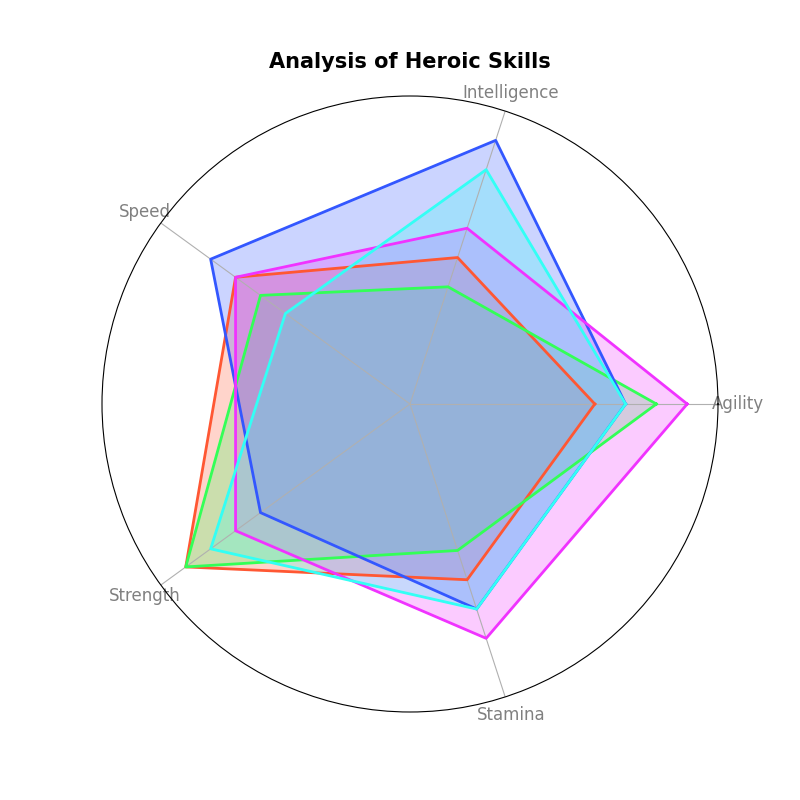

The script that drew this image:
import numpy as np
import matplotlib.pyplot as plt
from math import pi

categories = ['Agility', 'Intelligence', 'Speed', 'Strength', 'Stamina']
N = len(categories)

data = {
    'Sci-Fi': [6, 5, 7, 9, 6],
    'Fantasy': [8, 4, 6, 9, 5],
    'Anime': [7, 9, 8, 6, 7],
    'DC': [9, 6, 7, 7, 8],
    'Marvel': [7, 8, 5, 8, 7]
}

angles = np.linspace(0, 2 * pi, N, endpoint=False).tolist()
angles += angles[:1]

fig, ax = plt.subplots(figsize=(8, 8), subplot_kw={'polar': True})

def plot_radar(ax, data, categories, angles, colors):
    for i, (universe, values) in enumerate(data.items()):
        values += values[:1]
        ax.plot(angles, values, color=colors[i], linewidth=2, linestyle='solid')
        ax.fill(angles, values, color=colors[i], alpha=0.25)
    ax.set_xticks(angles[:-1])
    ax.set_xticklabels(categories, color='grey', size=12)
    ax.set_yticks([])
    ax.set_yticklabels([])
    ax.set_title('Analysis of Heroic Skills', size=15, fontweight='bold', pad=20)
    ax.set_ylim(0, 10)

# New set of colors
colors = ['#FF5733', '#33FF57', '#3357FF', '#F033FF', '#33FFF5']

plot_radar(ax, data, categories, angles, colors)

plt.show()
